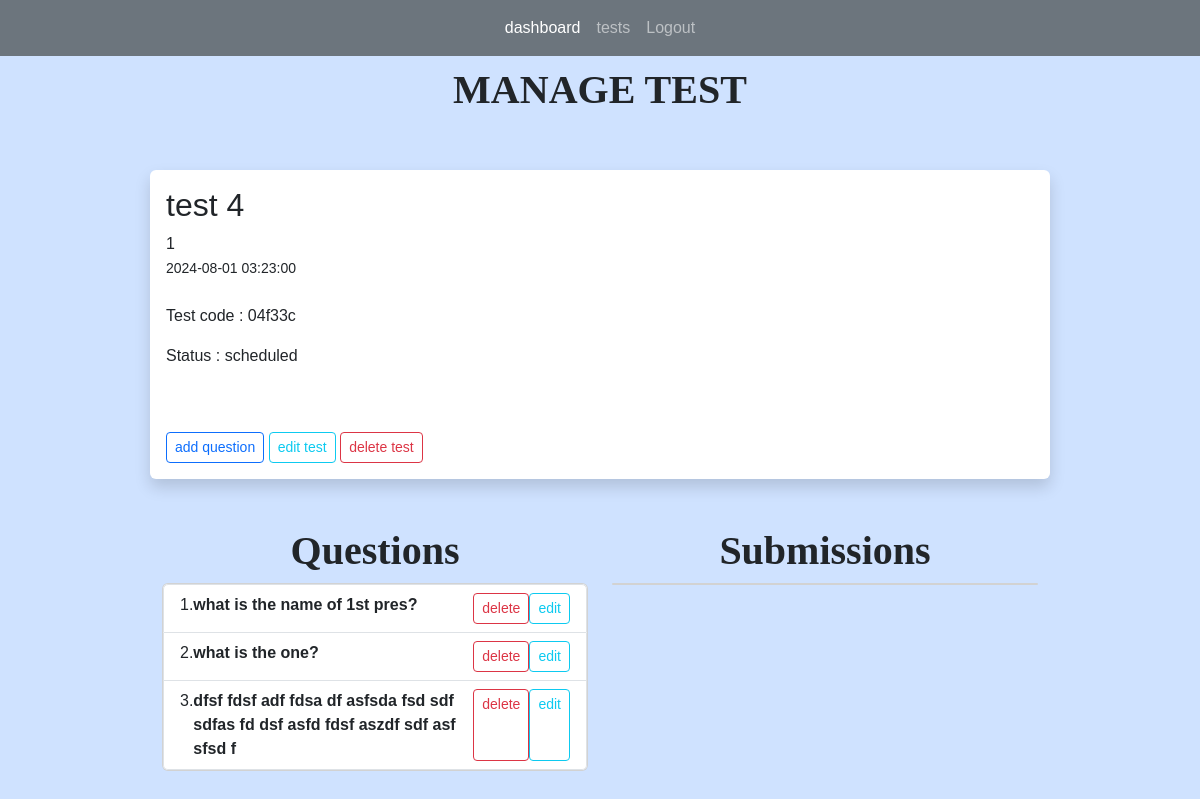
/tests/5 (signed in), run on an earlier commit of the app's database.
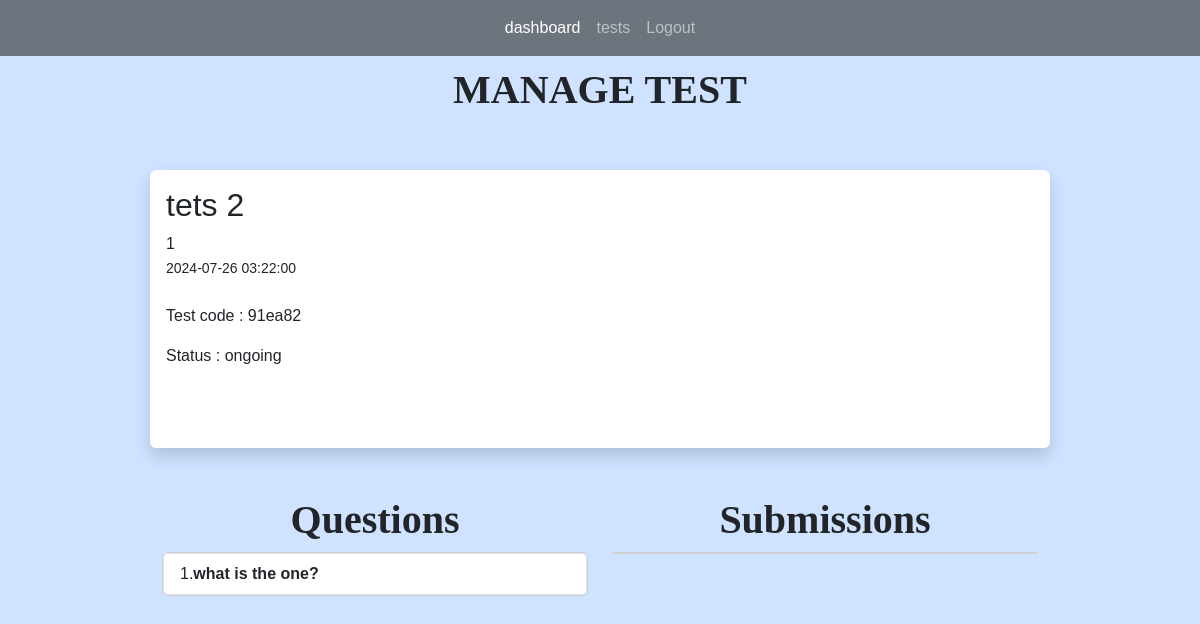
And on a later commit of the database.
### app.py (models this page shows)
class Tests(db.Model):
    test_id = db.Column(db.Integer, primary_key=True)
    title = db.Column(db.String(255))
    start_date = db.Column(db.DateTime, nullable = False)
    end_date = db.Column(db.DateTime, nullable = False)
    status = db.Column(db.String(255))
    teacher_id = db.Column(db.Integer, db.ForeignKey('users.id'))
    teacher = db.relationship('Users', backref=db.backref('tests', lazy=True))
    questions = db.relationship("Questions", backref="question_list")
    code = db.Column(db.String(6), unique=True)  # column to store the unique code
    students = db.relationship('Users', secondary='test_students', backref=db.backref('tests_registered', lazy=True))
    submissions = db.relationship('Submission', backref='test_submissions', lazy=True)

class Questions(db.Model):
    question_id = db.Column(db.Integer, primary_key=True)
    question_text = db.Column(db.String(255), nullable=False)
    question_type = db.Column(db.String(255), nullable=False)
    points = db.Column(db.Integer, nullable=False)
    option1 = db.Column(db.String(255))
    option2 = db.Column(db.String(255))
    option3 = db.Column(db.String(255))
    option4 = db.Column(db.String(255))
    correct_opt = db.Column(db.Integer)
    correct_ans = db.Column(db.String(255))
    test_id = db.Column(db.Integer, db.ForeignKey('tests.test_id'))
    test = db.relationship('Tests', backref=db.backref('question_test', lazy=True))
    answer = db.relationship("Answers", uselist=False)

### app.py (the view)
@app.route('/tests/<int:id>', methods=['GET', 'POST'])
@login_required(role="teacher")
def test(id):
    test = Tests.query.get_or_404(id)
    questions = Questions.query.filter_by(test_id = id)
    return render_template('manage_test.html', test=test, questions=questions)

### app.py (called while the page is built)
@login_manager.user_loader
def load_user(user_id):
    return Users.query.get(int(user_id))

def login_required(role="ANY"):
    def wrapper(fn):
        @wraps(fn)
        def decorated_view(*args, **kwargs):
            if not current_user.is_authenticated:
               return login_manager.unauthorized()
            if ( (current_user.role != role) and (role != "ANY")):
                return login_manager.unauthorized()
            return fn(*args, **kwargs)
        return decorated_view
    return wrapper

### templates/manage_test.html (shortened to what this page needs)
{% extends 'index.html' %}
{% block content %}
<h1>MANAGE TEST</h1>
<br>
<br/>
<div class="shadow p-3 mb-5 bg-body rounded">
	<h2>{{ test.title }}</h2>
    {{ test.teacher_id }}<br/>
	<small>{{ test.start_date }}</small> <br/><br/>
	<p>
		Test code : {{ test.code }}
	</p>
	<p>
		Status : {{ test.status }}
	</p>
	<br/><br/>
	{% if test.status == 'scheduled' %}
		<a href="{{ url_for('add_question', id=test.test_id)}}" class="btn btn-outline-primary btn-sm">add question</a>
		<a href="{{ url_for('edit_test', id=test.test_id)}}" class="btn btn-outline-info btn-sm">edit test</a>
	{% endif %}
	{% if test.status == 'scheduled' or test.status == "finished" %}
		<a class="btn btn-outline-danger btn-sm" data-bs-toggle="modal" data-bs-target="#confirmationModal" >delete test</a>
		<br/>
	{% endif %}
</div>
<div class="container text-center">
	<div class="row">
	  <div class="col">
		<h1>Questions</h1>
	  </div>
	  <div class="col">
		<h1>Submissions</h1>
	  </div>
	</div>
	<div class="row">
	  <div class="col">
		<div class="card">
			<ul class="list-group list-group-numbered">
				{% for question in questions %}
				<li style="text-align: left;" class="list-group-item d-flex ">
					<div class="flex-grow-1">
						<b >
							{{ question.question_text }}
						</b>
					</div>
					{% if test.status == 'scheduled' %}
						<a class="btn btn-outline-danger btn-sm" data-bs-toggle="modal" data-bs-target="#quesconfirmationModal" href="{{ url_for('delete_question', id=test.test_id, question_id = question.question_id)}}">delete</a>
						<a class="btn btn-outline-info btn-sm" href="{{ url_for('edit_question', id=test.test_id, question_id = question.question_id)}}">edit</a>
					{% endif %}
				</li>
				{% endfor %}
			</ul>
		</div>
	  </div>
	  <div class="col">
		<div class="card">
		</div>
	  </div>
	</div>
  </div>
{% endblock %}

### templates/index.html (shortened to what this page needs)
<!DOCTYPE html>
<html lang="en">
<head>
    <link href="https://cdn.jsdelivr.net/npm/bootstrap@5.3.3/dist/css/bootstrap.min.css"
    rel="stylesheet"
>
    <link rel="stylesheet" href="{{url_for('static', filename='main.css') }}">
</head>
<body class= "bg-primary-subtle" >
    {% if current_user.is_authenticated and current_user.role == "teacher" %}
        {% include 'teacher_navbar.html' %}
    {% endif %}
    <div style="margin-top: 10px;margin-bottom: 10px;margin-right: 150px;margin-left: 150px;">
        {% block content %}
        {% endblock %}
    </div>
</body>
</html>

### templates/teacher_navbar.html (shortened to what this page needs)
    <nav class="navbar navbar-expand-lg navbar-dark bg-secondary">
        <div class="collapse navbar-collapse" id="navbarNavAltMarkup">
            <div class="navbar-nav mx-auto">
            <a class="nav-link active" aria-current="page" href="{{ url_for('teacher_dashboard') }}">dashboard</a>
            <a class="nav-link" href="{{ url_for('tests') }}">tests</a>
            <a class="nav-link" href="{{ url_for('logout') }}">Logout</a>
            </div>
        </div>
    </nav>

### static/main.css (style rules this page uses)
body { font-family: Arial, sans-serif; margin: 0; padding: 0; }
nav a { color: #fff; text-decoration: none; }
H1 { font-family: Copperplate; font-weight: bold; font-size: 40px; text-align: center; }

What changed in the data, as far as the page shows it:
no longer on this page (row edited): Questions: question_text "what is the name of 1st pres?"
no longer on this page (row edited): Questions: question_text "dfsf fdsf adf fdsa df asfsda fsd sdf sdfas fd dsf asfd fdsf aszdf sdf asf sfsd f"
changed Tests: title "test 4" → "tets 2"; start_date "2024-08-01 03:23:00" → "2024-07-26 03:22:00"; code "04f33c" → "91ea82"; status "scheduled" → "ongoing"
Also different on the page:
text no longer shown: "add question edit test delete test"
